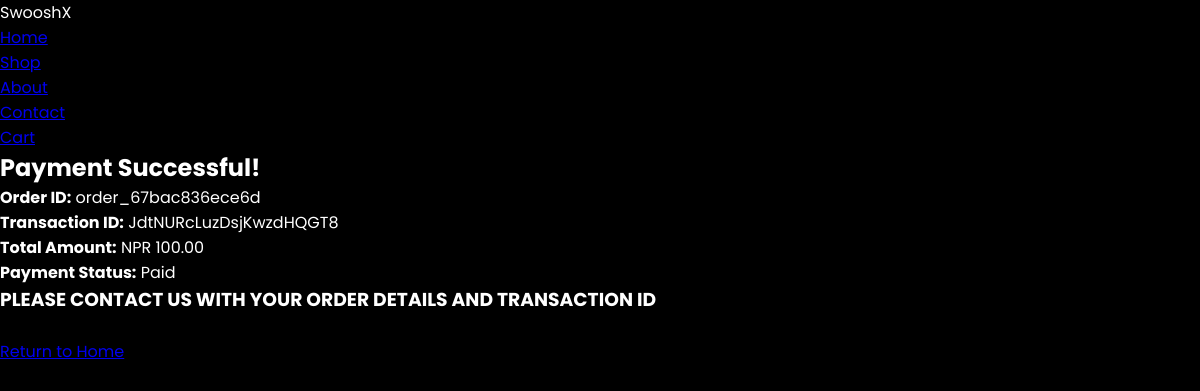
The page /success.php?purchase_order_id=order_67bac836ece6d on the database its author committed.
### tables this page shows
CREATE TABLE `orders` (
  `id` int(11) NOT NULL,
  `user_id` int(11) NOT NULL,
  `product_id` int(11) NOT NULL,
  `quantity` int(11) NOT NULL,
  `total_amount` decimal(10,2) NOT NULL,
  `payment_status` enum('Pending','Paid','Failed') DEFAULT 'Pending',
  `transaction_id` varchar(255) DEFAULT NULL,
  `created_at` timestamp NOT NULL DEFAULT current_timestamp(),
  `updated_at` timestamp NOT NULL DEFAULT current_timestamp() ON UPDATE current_timestamp(),
  `purchase_order_id` varchar(50) DEFAULT NULL
);

### success.php (the view, shortened to what this page needs)
<?php
include 'db_connect.php';
$purchase_order_id = $_GET['purchase_order_id'];
$stmt = $conn->prepare("SELECT * FROM orders WHERE purchase_order_id = ?");
$stmt->bind_param("s", $purchase_order_id);
$stmt->execute();
$result = $stmt->get_result();
$order = $result->fetch_assoc();
?>
<!DOCTYPE html>
<html lang="en">
<head>
    <link rel="stylesheet" href="styles.css">
</head>
<body>
    <header>
        <div class="logo">SwooshX</div>
        <nav>
            <ul>
                <li><a href="home.php">Home</a></li>
                <li><a href="shop.php">Shop</a></li>
                <li><a href="about.html">About</a></li>
                <li><a href="contact.html">Contact</a></li>
                <li><a href="cart.php">Cart</a></li>
            </ul>
        </nav>
    </header>
    <section class="payment-success">
        <h1>Payment Successful!</h1>
        <p><strong>Order ID:</strong> <?php echo $order['purchase_order_id']; ?></p>
        <p><strong>Transaction ID:</strong> <?php echo $order['transaction_id']; ?></p>
        <p><strong>Total Amount:</strong> NPR <?php echo number_format($order['total_amount'], 2); ?></p>
        <p><strong>Payment Status:</strong> <?php echo $order['payment_status']; ?></p>
        <h3>PLEASE CONTACT US WITH YOUR ORDER DETAILS AND TRANSACTION ID </h3>
        <br>
        <a href="home.php" class="btn">Return to Home</a>
    </section>
</body>
</html>

### styles.css (style rules this page uses)
* { margin: 0; padding: 0; box-sizing: border-box; font-family: "Poppins", sans-serif; }
body { background: black; color: white; }

### rows shown on the page
orders: purchase_order "order_67bac836ece6d", transaction "JdtNURcLuzDsjKwzdHQGT8", total_amount "100.00", payment_status "Paid"
